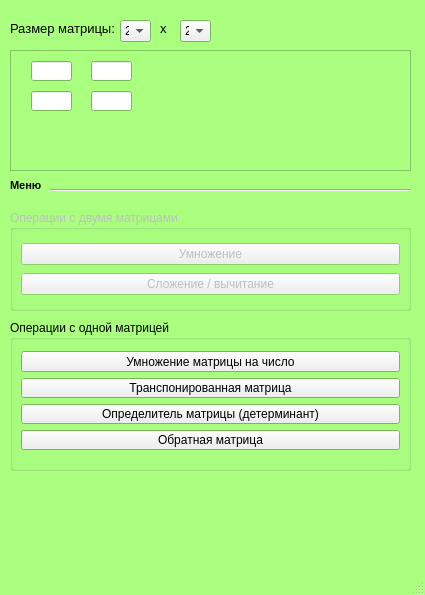
<?xml version="1.0" encoding="UTF-8"?>
<ui version="4.0">
 <class>MainWindow</class>
 <widget class="QMainWindow" name="MainWindow">
  <property name="enabled">
   <bool>true</bool>
  </property>
  <property name="geometry">
   <rect>
    <x>0</x>
    <y>0</y>
    <width>425</width>
    <height>595</height>
   </rect>
  </property>
  <property name="palette">
   <palette>
    <active>
     <colorrole role="Base">
      <brush brushstyle="SolidPattern">
       <color alpha="255">
        <red>255</red>
        <green>255</green>
        <blue>255</blue>
       </color>
      </brush>
     </colorrole>
     <colorrole role="Window">
      <brush brushstyle="SolidPattern">
       <color alpha="255">
        <red>170</red>
        <green>255</green>
        <blue>127</blue>
       </color>
      </brush>
     </colorrole>
    </active>
    <inactive>
     <colorrole role="Base">
      <brush brushstyle="SolidPattern">
       <color alpha="255">
        <red>255</red>
        <green>255</green>
        <blue>255</blue>
       </color>
      </brush>
     </colorrole>
     <colorrole role="Window">
      <brush brushstyle="SolidPattern">
       <color alpha="255">
        <red>170</red>
        <green>255</green>
        <blue>127</blue>
       </color>
      </brush>
     </colorrole>
    </inactive>
    <disabled>
     <colorrole role="Base">
      <brush brushstyle="SolidPattern">
       <color alpha="255">
        <red>170</red>
        <green>255</green>
        <blue>127</blue>
       </color>
      </brush>
     </colorrole>
     <colorrole role="Window">
      <brush brushstyle="SolidPattern">
       <color alpha="255">
        <red>170</red>
        <green>255</green>
        <blue>127</blue>
       </color>
      </brush>
     </colorrole>
    </disabled>
   </palette>
  </property>
  <property name="windowTitle">
   <string>Калькулятор матриц</string>
  </property>
  <property name="windowFilePath">
   <string/>
  </property>
  <widget class="QWidget" name="widget">
   <widget class="Line" name="line">
    <property name="geometry">
     <rect>
      <x>50</x>
      <y>180</y>
      <width>361</width>
      <height>20</height>
     </rect>
    </property>
    <property name="orientation">
     <enum>Qt::Horizontal</enum>
    </property>
   </widget>
   <widget class="QLabel" name="label_3">
    <property name="geometry">
     <rect>
      <x>10</x>
      <y>177</y>
      <width>41</width>
      <height>16</height>
     </rect>
    </property>
    <property name="font">
     <font>
      <pointsize>8</pointsize>
      <weight>75</weight>
      <bold>true</bold>
     </font>
    </property>
    <property name="text">
     <string>Меню</string>
    </property>
   </widget>
   <widget class="QGroupBox" name="groupBox">
    <property name="enabled">
     <bool>false</bool>
    </property>
    <property name="geometry">
     <rect>
      <x>10</x>
      <y>210</y>
      <width>401</width>
      <height>101</height>
     </rect>
    </property>
    <property name="title">
     <string>Операции с двумя матрицами</string>
    </property>
    <property name="flat">
     <bool>true</bool>
    </property>
    <property name="checkable">
     <bool>false</bool>
    </property>
    <property name="checked">
     <bool>false</bool>
    </property>
    <widget class="QWidget" name="verticalLayoutWidget">
     <property name="geometry">
      <rect>
       <x>0</x>
       <y>20</y>
       <width>401</width>
       <height>80</height>
      </rect>
     </property>
     <layout class="QVBoxLayout" name="verticalLayout">
      <item>
       <widget class="QPushButton" name="pushButton_2">
        <property name="text">
         <string>Умножение</string>
        </property>
       </widget>
      </item>
      <item>
       <widget class="QPushButton" name="pushButton">
        <property name="text">
         <string>Сложение / вычитание</string>
        </property>
       </widget>
      </item>
     </layout>
    </widget>
   </widget>
   <widget class="QGroupBox" name="groupBox_2">
    <property name="geometry">
     <rect>
      <x>10</x>
      <y>320</y>
      <width>401</width>
      <height>151</height>
     </rect>
    </property>
    <property name="title">
     <string>Операции с одной матрицей</string>
    </property>
    <property name="flat">
     <bool>true</bool>
    </property>
    <property name="checkable">
     <bool>false</bool>
    </property>
    <widget class="QWidget" name="verticalLayoutWidget_2">
     <property name="geometry">
      <rect>
       <x>0</x>
       <y>20</y>
       <width>401</width>
       <height>121</height>
      </rect>
     </property>
     <layout class="QVBoxLayout" name="verticalLayout_2">
      <item>
       <widget class="QPushButton" name="pushButton_3">
        <property name="text">
         <string>Умножение матрицы на число</string>
        </property>
       </widget>
      </item>
      <item>
       <widget class="QPushButton" name="pushButton_4">
        <property name="text">
         <string>Транспонированная матрица</string>
        </property>
       </widget>
      </item>
      <item>
       <widget class="QPushButton" name="pushButton_5">
        <property name="text">
         <string>Определитель матрицы (детерминант)</string>
        </property>
       </widget>
      </item>
      <item>
       <widget class="QPushButton" name="pushButton_6">
        <property name="text">
         <string>Обратная матрица</string>
        </property>
       </widget>
      </item>
     </layout>
    </widget>
   </widget>
   <widget class="QScrollArea" name="scrollArea">
    <property name="geometry">
     <rect>
      <x>10</x>
      <y>50</y>
      <width>401</width>
      <height>121</height>
     </rect>
    </property>
    <property name="widgetResizable">
     <bool>true</bool>
    </property>
    <widget class="QWidget" name="scrollAreaWidgetContents">
     <property name="geometry">
      <rect>
       <x>0</x>
       <y>0</y>
       <width>399</width>
       <height>119</height>
      </rect>
     </property>
     <widget class="QLineEdit" name="lineEdit">
      <property name="geometry">
       <rect>
        <x>20</x>
        <y>10</y>
        <width>41</width>
        <height>20</height>
       </rect>
      </property>
     </widget>
     <widget class="QLineEdit" name="lineEdit_2">
      <property name="geometry">
       <rect>
        <x>20</x>
        <y>40</y>
        <width>41</width>
        <height>20</height>
       </rect>
      </property>
     </widget>
     <widget class="QLineEdit" name="lineEdit_3">
      <property name="geometry">
       <rect>
        <x>80</x>
        <y>10</y>
        <width>41</width>
        <height>20</height>
       </rect>
      </property>
     </widget>
     <widget class="QLineEdit" name="lineEdit_4">
      <property name="geometry">
       <rect>
        <x>80</x>
        <y>40</y>
        <width>41</width>
        <height>20</height>
       </rect>
      </property>
     </widget>
    </widget>
   </widget>
   <widget class="QLabel" name="label">
    <property name="geometry">
     <rect>
      <x>10</x>
      <y>20</y>
      <width>111</width>
      <height>16</height>
     </rect>
    </property>
    <property name="font">
     <font>
      <pointsize>10</pointsize>
     </font>
    </property>
    <property name="text">
     <string>Размер матрицы:</string>
    </property>
   </widget>
   <widget class="QComboBox" name="Row">
    <property name="geometry">
     <rect>
      <x>120</x>
      <y>20</y>
      <width>31</width>
      <height>22</height>
     </rect>
    </property>
    <item>
     <property name="text">
      <string>2</string>
     </property>
    </item>
    <item>
     <property name="text">
      <string>3</string>
     </property>
    </item>
    <item>
     <property name="text">
      <string>4</string>
     </property>
    </item>
    <item>
     <property name="text">
      <string>5</string>
     </property>
    </item>
    <item>
     <property name="text">
      <string>6</string>
     </property>
    </item>
    <item>
     <property name="text">
      <string>7</string>
     </property>
    </item>
   </widget>
   <widget class="QLabel" name="label_2">
    <property name="geometry">
     <rect>
      <x>160</x>
      <y>20</y>
      <width>16</width>
      <height>16</height>
     </rect>
    </property>
    <property name="font">
     <font>
      <pointsize>10</pointsize>
     </font>
    </property>
    <property name="text">
     <string>x</string>
    </property>
   </widget>
   <widget class="QComboBox" name="Column">
    <property name="geometry">
     <rect>
      <x>180</x>
      <y>20</y>
      <width>31</width>
      <height>22</height>
     </rect>
    </property>
    <item>
     <property name="text">
      <string>2</string>
     </property>
    </item>
    <item>
     <property name="text">
      <string>3</string>
     </property>
    </item>
    <item>
     <property name="text">
      <string>4</string>
     </property>
    </item>
    <item>
     <property name="text">
      <string>5</string>
     </property>
    </item>
    <item>
     <property name="text">
      <string>6</string>
     </property>
    </item>
    <item>
     <property name="text">
      <string>7</string>
     </property>
    </item>
   </widget>
  </widget>
  <widget class="QStatusBar" name="statusBar"/>
 </widget>
 <layoutdefault spacing="6" margin="11"/>
 <resources/>
 <connections/>
</ui>
